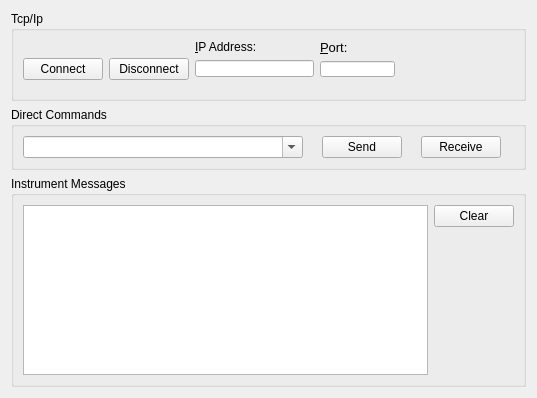
<?xml version="1.0" encoding="UTF-8"?>
<ui version="4.0">
 <class>SetupTab</class>
 <widget class="QWidget" name="SetupTab">
  <property name="geometry">
   <rect>
    <x>0</x>
    <y>0</y>
    <width>537</width>
    <height>398</height>
   </rect>
  </property>
  <property name="windowTitle">
   <string>Form</string>
  </property>
  <layout class="QVBoxLayout" name="verticalLayout">
   <item>
    <widget class="QGroupBox" name="gbTcpIp">
     <property name="sizePolicy">
      <sizepolicy hsizetype="Expanding" vsizetype="Preferred">
       <horstretch>0</horstretch>
       <verstretch>0</verstretch>
      </sizepolicy>
     </property>
     <property name="minimumSize">
      <size>
       <width>0</width>
       <height>90</height>
      </size>
     </property>
     <property name="title">
      <string>Tcp/Ip</string>
     </property>
     <layout class="QVBoxLayout" name="verticalLayout_4">
      <item>
       <layout class="QHBoxLayout" name="loConnect">
        <item>
         <layout class="QHBoxLayout" name="loTcpIpGroup">
          <property name="topMargin">
           <number>9</number>
          </property>
          <item>
           <widget class="QPushButton" name="btnConnect">
            <property name="text">
             <string>Connect</string>
            </property>
            <property name="icon">
             <iconset resource="../vfprecources.qrc">
              <normaloff>:/root/images/View/images/Power.ico</normaloff>:/root/images/View/images/Power.ico</iconset>
            </property>
           </widget>
          </item>
          <item>
           <widget class="QPushButton" name="btnDisconnect">
            <property name="text">
             <string>Disconnect</string>
            </property>
            <property name="icon">
             <iconset resource="../vfprecources.qrc">
              <normaloff>:/root/images/View/images/4.ico</normaloff>:/root/images/View/images/4.ico</iconset>
            </property>
           </widget>
          </item>
         </layout>
        </item>
        <item>
         <layout class="QVBoxLayout" name="loIpAddress">
          <property name="bottomMargin">
           <number>12</number>
          </property>
          <item>
           <widget class="QLabel" name="lbIpAddress">
            <property name="text">
             <string>&amp;IP Address:</string>
            </property>
            <property name="buddy">
             <cstring>editIpAddress</cstring>
            </property>
           </widget>
          </item>
          <item>
           <widget class="QLineEdit" name="editIpAddress"/>
          </item>
         </layout>
        </item>
        <item>
         <layout class="QVBoxLayout" name="loPort">
          <property name="bottomMargin">
           <number>12</number>
          </property>
          <item>
           <widget class="QLabel" name="lbPort">
            <property name="text">
             <string>&lt;html&gt;&lt;head/&gt;&lt;body&gt;&lt;p&gt;&lt;span style=&quot; font-size:10pt;&quot;&gt;&amp;amp;Port:&lt;/span&gt;&lt;/p&gt;&lt;/body&gt;&lt;/html&gt;</string>
            </property>
            <property name="buddy">
             <cstring>editPort</cstring>
            </property>
           </widget>
          </item>
          <item>
           <widget class="QLineEdit" name="editPort">
            <property name="minimumSize">
             <size>
              <width>0</width>
              <height>0</height>
             </size>
            </property>
            <property name="maximumSize">
             <size>
              <width>75</width>
              <height>16777215</height>
             </size>
            </property>
           </widget>
          </item>
         </layout>
        </item>
        <item>
         <spacer name="horizontalSpacer">
          <property name="orientation">
           <enum>Qt::Horizontal</enum>
          </property>
          <property name="sizeHint" stdset="0">
           <size>
            <width>40</width>
            <height>20</height>
           </size>
          </property>
         </spacer>
        </item>
       </layout>
      </item>
     </layout>
    </widget>
   </item>
   <item>
    <widget class="QGroupBox" name="gbDirectCommands">
     <property name="sizePolicy">
      <sizepolicy hsizetype="Expanding" vsizetype="Preferred">
       <horstretch>0</horstretch>
       <verstretch>0</verstretch>
      </sizepolicy>
     </property>
     <property name="title">
      <string>Direct Commands</string>
     </property>
     <layout class="QVBoxLayout" name="verticalLayout_2">
      <item>
       <layout class="QHBoxLayout" name="horizontalLayout">
        <item>
         <widget class="QComboBox" name="cmbCommands">
          <property name="sizePolicy">
           <sizepolicy hsizetype="Expanding" vsizetype="Fixed">
            <horstretch>0</horstretch>
            <verstretch>0</verstretch>
           </sizepolicy>
          </property>
          <property name="editable">
           <bool>true</bool>
          </property>
         </widget>
        </item>
        <item>
         <spacer name="horizontalSpacer_2">
          <property name="orientation">
           <enum>Qt::Horizontal</enum>
          </property>
          <property name="sizeType">
           <enum>QSizePolicy::Minimum</enum>
          </property>
          <property name="sizeHint" stdset="0">
           <size>
            <width>13</width>
            <height>20</height>
           </size>
          </property>
         </spacer>
        </item>
        <item>
         <widget class="QPushButton" name="btnSend">
          <property name="text">
           <string>Send</string>
          </property>
         </widget>
        </item>
        <item>
         <spacer name="horizontalSpacer_3">
          <property name="orientation">
           <enum>Qt::Horizontal</enum>
          </property>
          <property name="sizeType">
           <enum>QSizePolicy::Minimum</enum>
          </property>
          <property name="sizeHint" stdset="0">
           <size>
            <width>13</width>
            <height>20</height>
           </size>
          </property>
         </spacer>
        </item>
        <item>
         <widget class="QPushButton" name="btnReceive">
          <property name="text">
           <string>Receive</string>
          </property>
         </widget>
        </item>
        <item>
         <spacer name="horizontalSpacer_4">
          <property name="orientation">
           <enum>Qt::Horizontal</enum>
          </property>
          <property name="sizeType">
           <enum>QSizePolicy::Minimum</enum>
          </property>
          <property name="sizeHint" stdset="0">
           <size>
            <width>13</width>
            <height>20</height>
           </size>
          </property>
         </spacer>
        </item>
       </layout>
      </item>
     </layout>
    </widget>
   </item>
   <item>
    <widget class="QGroupBox" name="gbInstrumentMessages">
     <property name="title">
      <string>Instrument Messages</string>
     </property>
     <layout class="QVBoxLayout" name="verticalLayout_3">
      <item>
       <layout class="QHBoxLayout" name="horizontalLayout_2">
        <item>
         <widget class="QTextEdit" name="editInstMsgs"/>
        </item>
        <item alignment="Qt::AlignTop">
         <widget class="QPushButton" name="btnClear">
          <property name="text">
           <string>Clear</string>
          </property>
         </widget>
        </item>
       </layout>
      </item>
     </layout>
    </widget>
   </item>
  </layout>
 </widget>
 <tabstops>
  <tabstop>btnConnect</tabstop>
  <tabstop>btnDisconnect</tabstop>
  <tabstop>editIpAddress</tabstop>
  <tabstop>editPort</tabstop>
  <tabstop>cmbCommands</tabstop>
  <tabstop>btnSend</tabstop>
  <tabstop>btnReceive</tabstop>
  <tabstop>editInstMsgs</tabstop>
  <tabstop>btnClear</tabstop>
 </tabstops>
 <resources>
  <include location="../vfprecources.qrc"/>
 </resources>
 <connections/>
</ui>
